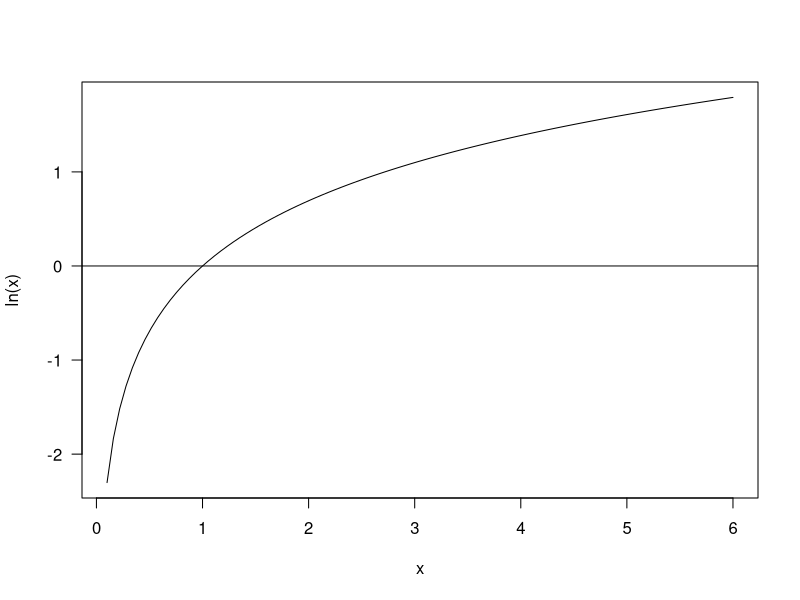
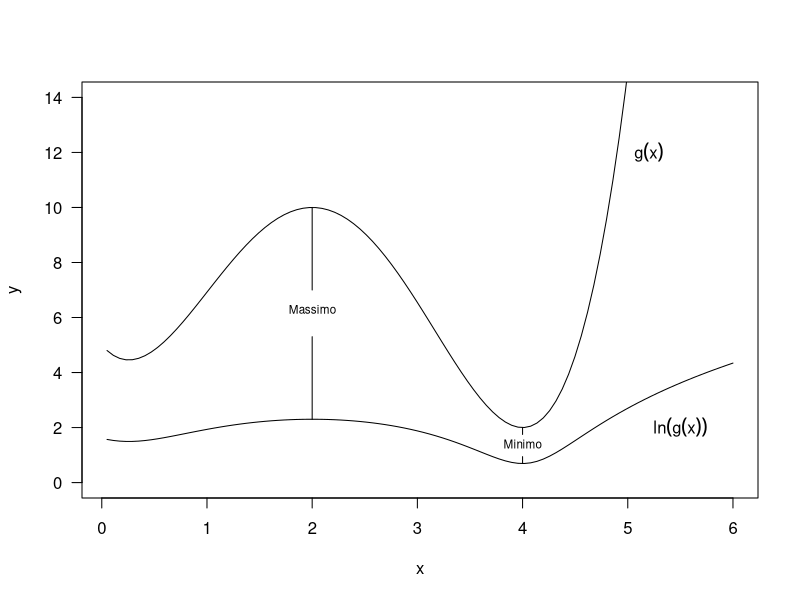

R code for these plots, in order:
# TODO: Add comment
# 
# Author: ortellic
###############################################################################


pdf(file="grafici/logNaturale.pdf")
x = seq(0.1,6,length.out=100)
plot(x,log(x),type="l",ylab="ln(x)",las=1)
abline(h=0)

dev.off()


pdf(file="grafici/logTrasformazione.pdf")
g <- function(x) {
	0.546875 * x^4 - 4.5625 *x^3 + 10.4375 * x^2 - 4.5 * x + 5
}

x = seq(0.05,6,length.out=100)
y = g(x)
plot(x,y,type="l",ylab="y",las=1,ylim=c(0,14))
lines(x,log(y),type="l")

x2 <- 2
lines(c(x2,x2),c(g(x2)-3,g(x2)))
lines(c(x2,x2),c(log(g(x2))+3,log(g(x2))))
text(x2,g(x2)-3.7,"Massimo",cex=0.7)

x2 <- 4
lines(c(x2,x2),c(g(x2)-0.25,g(x2)))
lines(c(x2,x2),c(log(g(x2))+0.25,log(g(x2))))

text(x2,g(x2)-0.60,"Minimo",cex=0.7)
text(5.2,12,expression(g(x)))
text(5.5,2,expression(ln(g(x))))

dev.off()
